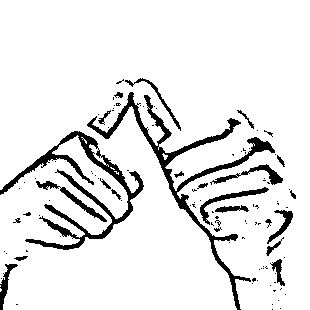
#> input picture dataSet/testingData/A/107.jpg, 310 x 310 px, given in place of the camera
$ python collecting_testing_data.py
#> lines starting #> are read from the running program, lines starting #| are printed output that depends on the picture; after the words box and inside, x2 and y2 are one past the last pixel; in counts of white or black regions, pixels touching at a corner belong together; pictures that were not available may be replaced by others from this repository, and a replacement may not be noted
# Importing the Libraries Required
import cv2
import os

# Creating and Collecting Training Data
mode = 'testingData'
directory = 'dataSet/' + mode + '/'
minValue = 35

capture = cv2.VideoCapture(0)
interrupt = -1

while True:
    _, frame = capture.read()
#> frame is the input picture: shape (310, 310, 3); min 0, max 255, mean 231

    # Simulating mirror Image
    frame = cv2.flip(frame, 1)
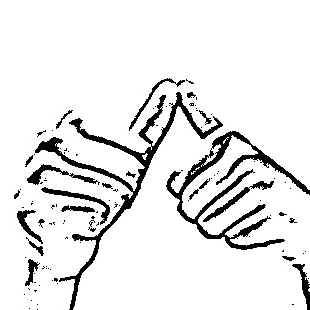
#> frame: shape (310, 310, 3); min 0, max 255, mean 231

    # Getting count of existing images
    count = {}
    for char in 'abcdefghijklmnopqrstuvwxyz0123456789':
        count[char] = len(os.listdir(directory + char.upper()))

    # Printing the count of each set on the screen
    for char in 'abcdefghijklmnopqrstuvwxyz0123456789':
        cv2.putText(frame, f"{char} : {count[char]}", (10, 60 + (ord(char) - ord('a')) * 10), cv2.FONT_HERSHEY_PLAIN, 1, (0,255,255), 1)
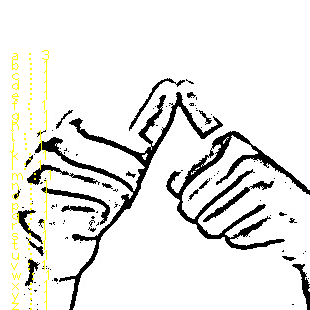
#> frame: shape (310, 310, 3); 1.05% of pixels changed, all inside (x1, y1, x2, y2) = (10, 50, 51, 310)

    # Coordinates of the ROI
    x1, y1, x2, y2 = int(0.5 * frame.shape[1]), 10, frame.shape[1] - 10, int(0.5 * frame.shape[1])
#> x1 = 155; y1 = 10; x2 = 300; y2 = 155

    # Drawing the ROI
    cv2.rectangle(frame, (x1-1, y1-1), (x2+1, y2+1), (255,0,0) ,1)
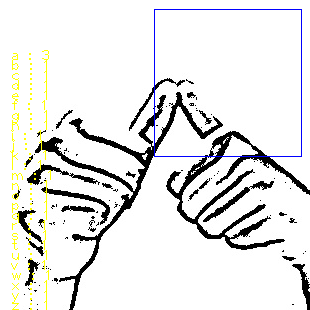
#> frame: shape (310, 310, 3); 0.61% of pixels changed, all inside (x1, y1, x2, y2) = (154, 9, 302, 157)

    # Extracting the ROI
    roi = frame[y1:y2, x1:x2]
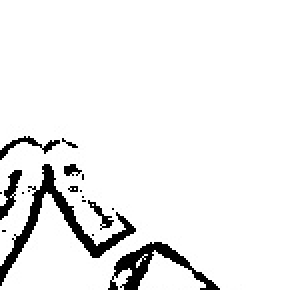
#> roi: shape (145, 145, 3) (shown 2 times larger); min 0, max 255, mean 238.4

    cv2.imshow("Frame", frame)

    # Image Processing
    gray = cv2.cvtColor(roi, cv2.COLOR_BGR2GRAY)
    blur = cv2.GaussianBlur(gray, (5,5), 2)
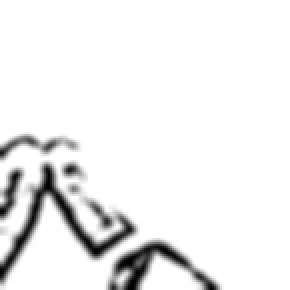
#> blur: shape (145, 145) (shown 2 times larger); min 0, max 255, mean 238.4
    th3 = cv2.adaptiveThreshold(blur, 255, cv2.ADAPTIVE_THRESH_GAUSSIAN_C, cv2.THRESH_BINARY_INV, 11, 2)
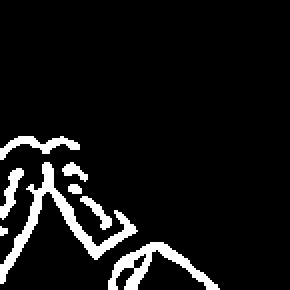
#> th3: shape (145, 145) (shown 2 times larger); 7.6% white; 8 white regions (1 under 20 px), largest, box (x1, y1, x2, y2) and area: (0, 81, 69, 142) 671, (54, 121, 110, 145) 427, (0, 68, 40, 80) 183
    ret, test_image = cv2.threshold(th3, minValue, 255, cv2.THRESH_BINARY_INV+cv2.THRESH_OTSU)
#> ret = 0

    # Output Image after the Image Processing that is used for data collection
    test_image = cv2.resize(test_image, (300,300))
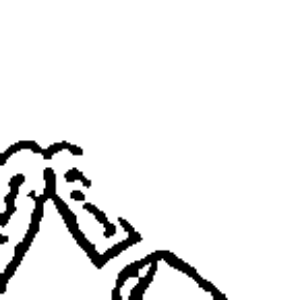
#> test_image: shape (300, 300); min 0, max 255, mean 235.6
    cv2.imshow("test", test_image)

    # Data Collection
    interrupt = cv2.waitKey(10)
#> (key Esc is pressed here)
    if interrupt & 0xFF == 27:  # esc key
        break

    # Capture and save images for each letter and number if the corresponding key is pressed
    for char in 'abcdefghijklmnopqrstuvwxyz0123456789':
        if interrupt & 0xFF == ord(char):
            cv2.imwrite(directory + char.upper() + '/' + str(count[char]) + '.jpg', roi)

capture.release()
cv2.destroyAllWindows()
